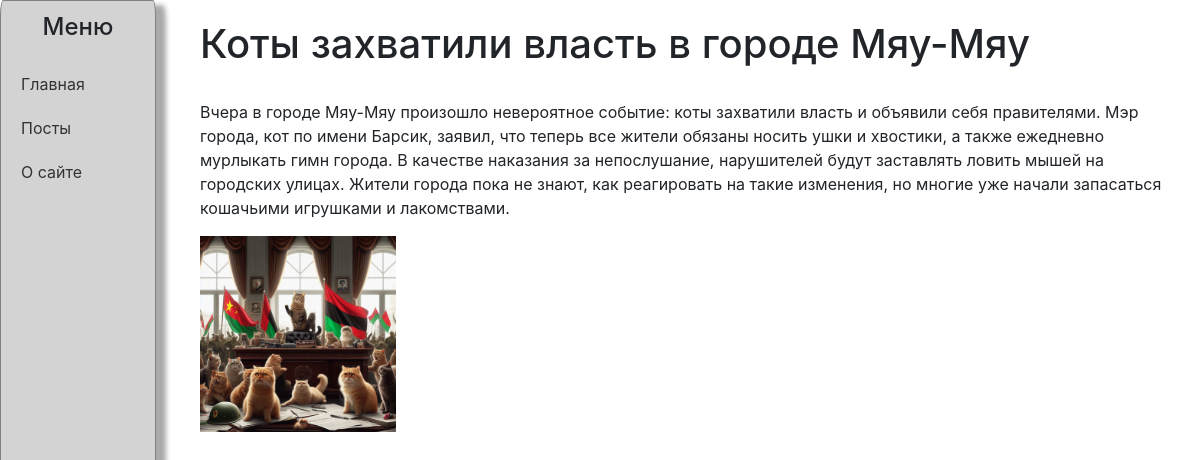
The app's page /posts/1/ with its own data.
### blog/models.py (models this page shows)
class Post(models.Model):
    title = models.CharField(max_length=50)
    content = models.TextField()
    picture = models.ImageField(upload_to='images/', blank=True)

### blog/views.py (the view)
# urls.py: path('posts/<int:post_id>/',post_detail,name="post-detail"),
def post_detail(request,post_id):
    post = Post.objects.get(id=post_id)
    return render(request,"blog/post_detail.html",context={"post":post})

### blog/templates/blog/post_detail.html (shortened to what this page needs)
{% extends "blog/base.html" %}
{% load static %}
{% block content %}
    <h1 class="dit-post-title">{{ post.title }}</h1>
    <br>
                <p class="post-text">{{ post.content }}</p>
                <img src="{% get_media_prefix %}{{ post.picture }}" alt="NET KARTINK BRAT" class="dit-img">
{% endblock %}

### static/CSS/base.css (style rules this page uses)
body { display: flex; margin: 0; }
img { max-width: 20%; height: auto; }
.dit-img { width: 100%; }

### records on screen
Post: title "Коты захватили власть в городе Мяу-Мяу", content "Вчера в городе Мяу-Мяу произошло невероятное событие: коты захватили власть и объявили себя правителями. Мэр города, кот по имени Барсик, заявил, что теперь все жители обязаны носить ушки и хвостики, а также ежедневно мурлыкать гимн города. В качестве наказания за непослушание, нарушителей будут заставлять ловить мышей на городских улицах. Жители города пока не знают, как реагировать на такие изменения, но многие уже начали запасаться кошачьими игрушками и лакомствами.", picture (picture)
